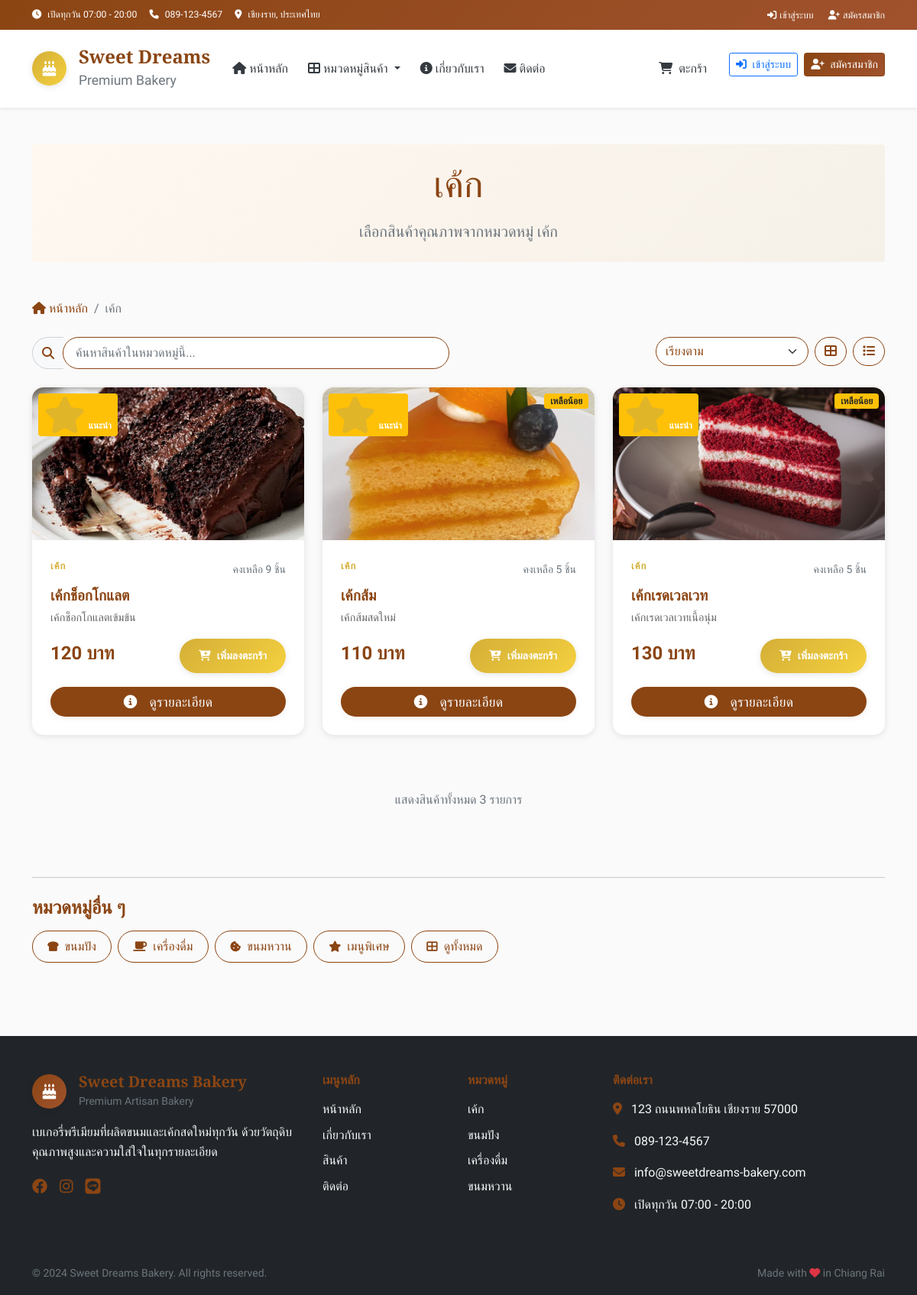
The page /category/1 on the database as committed earlier.
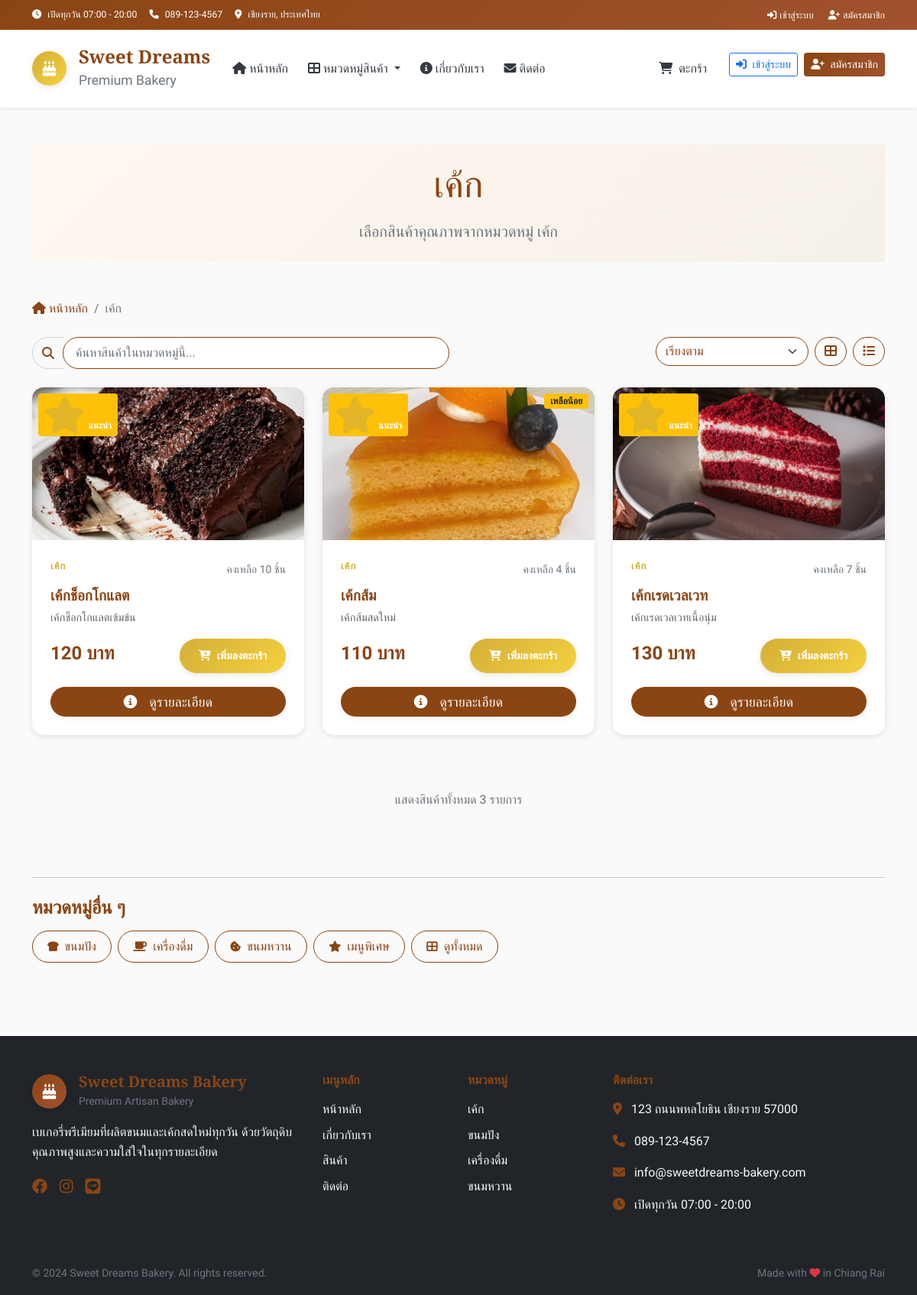
The same page on the database as committed later.
### tables this page shows
CREATE TABLE products (
        id INTEGER PRIMARY KEY AUTOINCREMENT,
        name TEXT NOT NULL,
        name_en TEXT,
        description TEXT,
        price DECIMAL(10,2) NOT NULL,
        image TEXT,
        category_id INTEGER,
        is_available BOOLEAN DEFAULT 1,
        is_featured BOOLEAN DEFAULT 0,
        stock_quantity INTEGER DEFAULT 0,
        created_at TIMESTAMP DEFAULT CURRENT_TIMESTAMP,
        FOREIGN KEY (category_id) REFERENCES categories (id)
    );

### app.py (the view)
@app.route('/category/<int:category_id>')
def category_by_id(category_id):
    categories = get_categories()
    products = get_products_by_category(category_id)
    category_name = None
    for cat in categories:
        if cat['id'] == category_id:
            category_name = cat['name']
            break
    if not category_name:
        flash('ไม่พบหมวดหมู่ที่ต้องการ')
        return redirect(url_for('index'))
    return render_template('category.html',
                         products=products,
                         category_name=category_name)

### app.py (called while the page is built, shortened)
def get_db_connection():
    conn = sqlite3.connect(DB_NAME)
    conn.row_factory = sqlite3.Row
    return conn

def get_categories():
    conn = get_db_connection()
    categories = conn.execute(
        "SELECT * FROM categories ORDER BY display_order"
    ).fetchall()
    conn.close()
    return categories

def get_products_by_category(category_id=None, featured_only=False):
    conn = get_db_connection()
    if category_id:
        if featured_only:
            products = conn.execute("""
                SELECT p.*, c.name as category_name
                FROM products p
                JOIN categories c ON p.category_id = c.id
                WHERE p.category_id = ? AND p.is_available = 1 AND p.is_featured = 1
                ORDER BY p.created_at DESC
            """, (category_id,)).fetchall()
        else:
            products = conn.execute("""
                SELECT p.*, c.name as category_name
                FROM products p
                JOIN categories c ON p.category_id = c.id
                WHERE p.category_id = ? AND p.is_available = 1
                ORDER BY p.created_at DESC
            """, (category_id,)).fetchall()
    conn.close()
    return products

### templates/category.html (shortened to what the changed rows need)
{% extends "layout.html" %}
{% block content %}
<div class="container py-5">
    <div class="row mb-5">
        <div class="col-12">
            <div class="bg-gradient-light rounded p-4 text-center">
                <h1 class="display-5 mb-3">{{ category_name }}</h1>
            </div>
        </div>
    </div>
    {% if products %}
        <div class="row" id="products-container">
            {% for product in products %}
            <div class="col-lg-4 col-md-6 mb-4 product-item"
                 data-name="{{ product.name }}"
                 data-price="{{ product.price }}">
                <div class="product-card h-100">
                    <div class="product-image position-relative">
                        {% if product.image %}
                            <img src="{{ url_for('static', filename='images/products/' + product.image) }}"
                                 alt="{{ product.name }}"
                                 class="img-fluid"
                                 loading="lazy">
                        {% else %}
                            <i class="fas fa-birthday-cake"></i>
                        {% endif %}
                        {% if product.is_featured %}
                            <span class="badge bg-warning position-absolute top-0 start-0 m-2">
                                <i class="fas fa-star me-1"></i>แนะนำ
                            </span>
                        {% endif %}
                        {% if product.stock_quantity <= 5 and product.stock_quantity > 0 %}
                            <span class="badge bg-warning text-dark position-absolute top-0 end-0 m-2">
                                เหลือน้อย
                            </span>
                        {% endif %}
                    </div>
                    <div class="product-body">
                        <div class="d-flex justify-content-between align-items-center mb-2">
                            <div class="product-category">{{ category_name }}</div>
                            {% if product.stock_quantity > 0 %}
                                <small class="text-muted">คงเหลือ {{ product.stock_quantity }} ชิ้น</small>
                            {% else %}
                                <small class="text-danger">สินค้าหมด</small>
                            {% endif %}
                        </div>
                        <h5 class="product-name">{{ product.name }}</h5>
                        {% if product.description %}
                            <p class="product-description">{{ product.description }}</p>
                        {% endif %}
                        <div class="d-flex justify-content-between align-items-baseline">
                            <div class="product-price">{{ "%.0f"|format(product.price) }} บาท</div>
                            {% if product.stock_quantity > 0 %}
                                <button class="btn btn-custom btn-sm add-to-cart"
                                        data-product-id="{{ product.id }}"
                                        data-product-name="{{ product.name }}"
                                        data-product-price="{{ product.price }}">
                                    <i class="fas fa-cart-plus"></i> เพิ่มลงตะกร้า
                                </button>
                            {% else %}
                                <button class="btn btn-secondary btn-sm" disabled>
                                    <i class="fas fa-times"></i> หมด
                                </button>
                            {% endif %}
                        </div>
                        <div class="d-flex justify-content-center mt-2">
                            <a href="{{ url_for('product_detail', product_id=product.id) }}"
                               class="btn btn-detail-view">
                                <i class="fas fa-info-circle me-2"></i>
                                ดูรายละเอียด
                            </a>
                        </div>
                    </div>
                </div>
            </div>
            {% endfor %}
        </div>
    {% endif %}
</div>
{% endblock %}

Rows that differ between the two databases and show on the page:
removed products: image (picture), is_featured True (drawn), {{ category_name }} "เค้ก", stock_quantity "9", name "เค้กช็อกโกแลต", description "เค้กช็อกโกแลตเข้มข้น", price "120"
removed products: image (picture), is_featured True (drawn), shows "เหลือน้อย", {{ category_name }} "เค้ก", stock_quantity "5", name "เค้กส้ม", description "เค้กส้มสดใหม่", price "110"
removed products: image (picture), is_featured True (drawn), shows "เหลือน้อย", {{ category_name }} "เค้ก", stock_quantity "5", name "เค้กเรดเวลเวท", description "เค้กเรดเวลเวทเนื้อนุ่ม", price "130"
added products: image (picture), is_featured True (drawn), {{ category_name }} "เค้ก", stock_quantity "10", name "เค้กช็อกโกแลต", description "เค้กช็อกโกแลตเข้มข้น", price "120"
added products: image (picture), is_featured True (drawn), shows "เหลือน้อย", {{ category_name }} "เค้ก", stock_quantity "4", name "เค้กส้ม", description "เค้กส้มสดใหม่", price "110"
added products: image (picture), is_featured True (drawn), {{ category_name }} "เค้ก", stock_quantity "7", name "เค้กเรดเวลเวท", description "เค้กเรดเวลเวทเนื้อนุ่ม", price "130"
